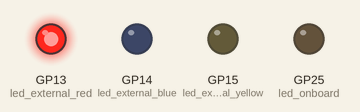
Simulated run of this program. Board: Raspberry Pi Pico running MicroPython. Shown: output pins drawn as LEDs (lit = HIGH).

Above: at 0.2 s.
At 1.0 s:
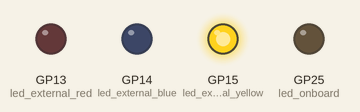
At 2.2 s:
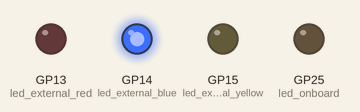
At 3.0 s:
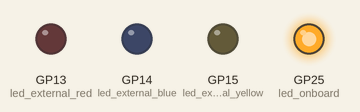
Timing chart, 0 to 3.7 s (numbered marks = the images above):
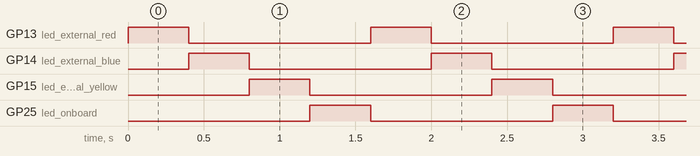

Measured:
- by itself, GP13 (led_external_red), GP14 (led_external_blue), GP15 (led_external_yellow), GP25 (led_onboard): alternates HIGH for 0.40 s and LOW for 1.2 s
- by itself, everything shown: repeats every 1.6 s, in 4 steps

The program:

milti_led.py
```python
import machine
import utime

led_onboard = machine.Pin(25, machine.Pin.OUT)
led_external_red = machine.Pin(13, machine.Pin.OUT)
led_external_blue = machine.Pin(14, machine.Pin.OUT)
led_external_yellow = machine.Pin(15, machine.Pin.OUT)
sleep_time = 0.4

led_onboard.value(0)         #off
led_external_red.value(0)    #off
led_external_blue.value(0)   #off
led_external_yellow.value(0) #off

led_onboard.toggle()  #on
while True:
    led_onboard.toggle()         #off
    led_external_red.toggle()    #on
    utime.sleep(sleep_time)
    led_external_red.toggle()    #off
    led_external_blue.toggle()   #on
    utime.sleep(sleep_time)
    led_external_blue.toggle()   #off
    led_external_yellow.toggle() #on
    utime.sleep(sleep_time)
    led_external_yellow.toggle() #off
    led_onboard.toggle()         #on
    utime.sleep(sleep_time)
    
```
